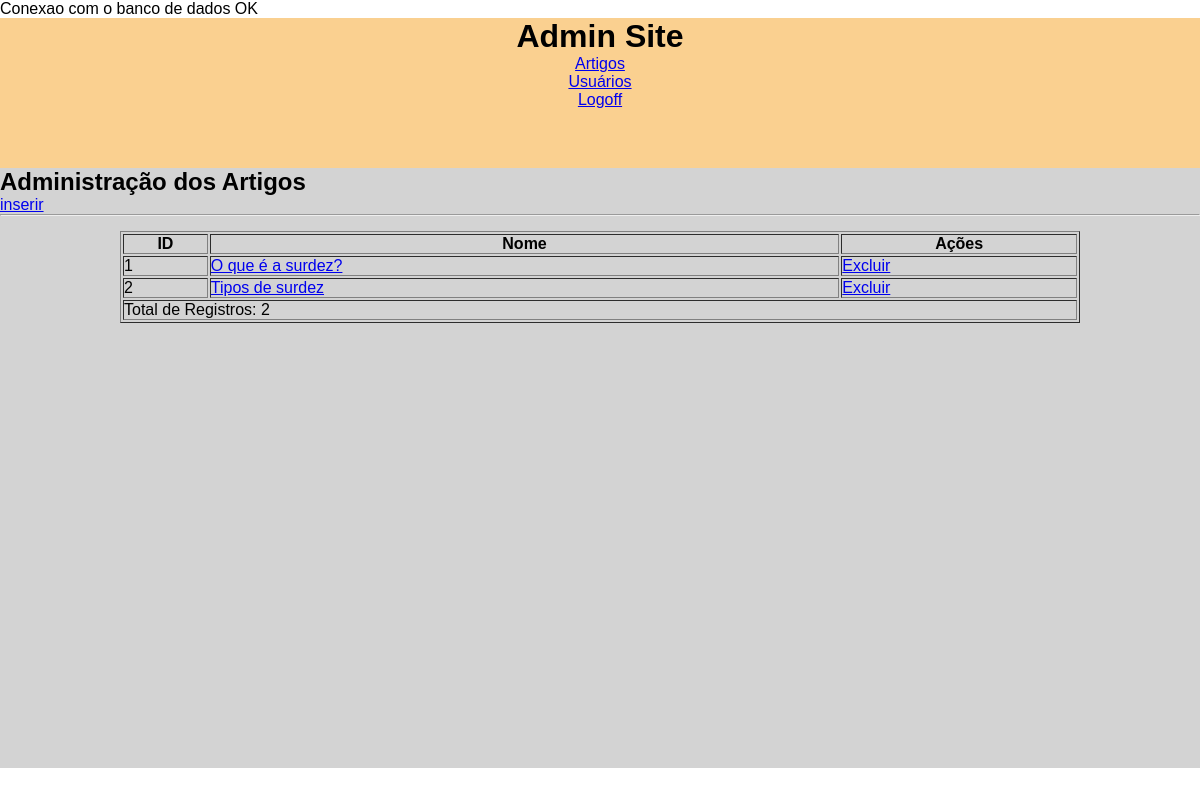
The app's page /admin/artigo-lista.php (signed in) with its own data.
### tables this page shows
CREATE TABLE `artigos` (
  `ArtigoID` int(11) NOT NULL,
  `Titulo` varchar(100) NOT NULL,
  `Subtitulo` varchar(150) NOT NULL,
  `Artigo` mediumtext NOT NULL,
  `Imagem` varchar(250) NOT NULL,
  `Resumo` varchar(300) NOT NULL,
  `Autor` varchar(100) NOT NULL
);

### admin/artigo-lista.php (the view, shortened to what this page needs)
<?php
include_once '_db.php';
include_once '_head.php';
$sql= "SELECT * FROM artigos";
$resultado = mysqli_query($conn,$sql);
$total = mysqli_num_rows($resultado);
Include_once '_menu.php';
?>
    <main>
        <h2>Administração dos Artigos</h2>
        <a href="artigo-salvar.php">inserir</a>
        <hr>
        <table border="1">
            <tr>
                <th>ID</th>
                <th>Nome</th>
                <th>Ações</th>
            </tr>
            <?php
            if($resultado ){
                while ($dado = mysqli_fetch_array($resultado)) {
            ?>
            <tr>
                <td><?php echo $dado['ArtigoID']; ?></td>
                <td><a href="artigo-salvar.php?acao=salvar&id=<?php echo $dado['ArtigoID']; ?>"><?php echo $dado['Titulo']; ?></a></td>
                <td><a href="artigo-processa.php?acao=excluir&id=<?php echo $dado['ArtigoID']; ?>">Excluir</a></td>
            </tr>
            <?php
                }
            }else{
                ?>
                <tr>
                    <td colspan="3">Resultado não encontrado</td>
                </tr>
                <?php
            }
            ?>
            <tr>
                <td colspan="3">Total de Registros: <?php echo $total;?></td>
            </tr>
        </table>
    </main>
<?php
Include_once '_footer.php';
?>

### admin/style2.css (style rules this page uses)
* { margin: 0; padding: 0; font-family: 'Trebuchet MS', 'Lucida Sans Unicode', 'Lucida Grande', 'Lucida Sans', Arial, sans-serif; }
main { width: 100%; height: 600px; display: block; background-color: lightgrey; }
main table, main form { width: 80%; margin: 15px 10%; }

### records on screen
artigos: ArtigoID "1", Titulo "O que é a surdez?"
artigos: ArtigoID "2", Titulo "Tipos de surdez"

### other values on screen
$total "2"
